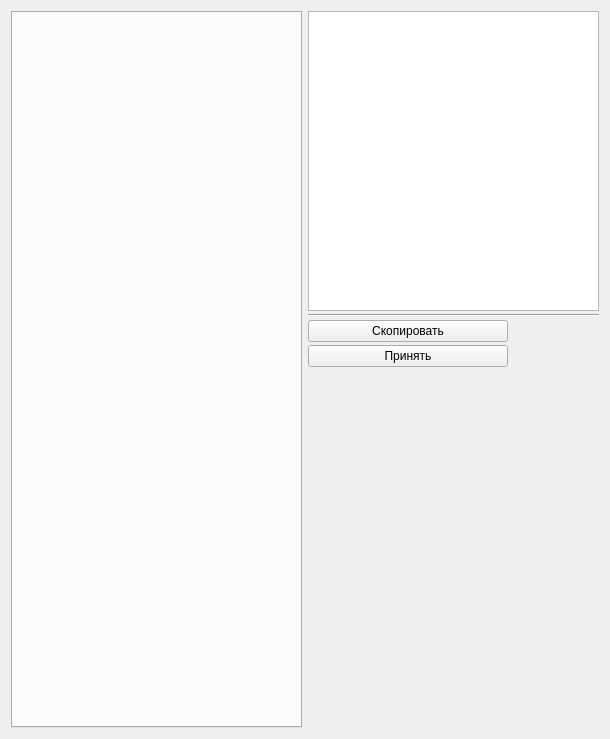
<?xml version="1.0" encoding="UTF-8"?>
<ui version="4.0">
 <class>ffWidget</class>
 <widget class="QWidget" name="ffWidget">
  <property name="geometry">
   <rect>
    <x>0</x>
    <y>0</y>
    <width>610</width>
    <height>739</height>
   </rect>
  </property>
  <property name="windowTitle">
   <string>ForecastFormWidget</string>
  </property>
  <property name="layoutDirection">
   <enum>Qt::LeftToRight</enum>
  </property>
  <property name="autoFillBackground">
   <bool>true</bool>
  </property>
  <layout class="QHBoxLayout" name="mainLayout">
   <item>
    <widget class="QTabWidget" name="mainTabWidget">
     <property name="currentIndex">
      <number>-1</number>
     </property>
    </widget>
   </item>
   <item>
    <layout class="QVBoxLayout" name="forTextLayout">
     <property name="spacing">
      <number>3</number>
     </property>
     <item>
      <widget class="QPlainTextEdit" name="resultTextEdit">
       <property name="sizePolicy">
        <sizepolicy hsizetype="MinimumExpanding" vsizetype="MinimumExpanding">
         <horstretch>0</horstretch>
         <verstretch>0</verstretch>
        </sizepolicy>
       </property>
       <property name="maximumSize">
        <size>
         <width>300</width>
         <height>300</height>
        </size>
       </property>
       <property name="readOnly">
        <bool>true</bool>
       </property>
      </widget>
     </item>
     <item>
      <widget class="Line" name="line">
       <property name="orientation">
        <enum>Qt::Horizontal</enum>
       </property>
      </widget>
     </item>
     <item>
      <widget class="QPushButton" name="copyButton">
       <property name="maximumSize">
        <size>
         <width>200</width>
         <height>16777215</height>
        </size>
       </property>
       <property name="toolTip">
        <string>Скопировать</string>
       </property>
       <property name="text">
        <string>Скопировать</string>
       </property>
       <property name="icon">
        <iconset>
         <normalon>:/meteo/icons/tools/copy.png</normalon>
        </iconset>
       </property>
      </widget>
     </item>
     <item>
      <widget class="QPushButton" name="submitButton">
       <property name="maximumSize">
        <size>
         <width>200</width>
         <height>16777215</height>
        </size>
       </property>
       <property name="toolTip">
        <string>Принять</string>
       </property>
       <property name="text">
        <string>Принять</string>
       </property>
       <property name="icon">
        <iconset>
         <normalon>:/meteo/icons/ok.png</normalon>
        </iconset>
       </property>
      </widget>
     </item>
     <item>
      <spacer name="verticalSpacer">
       <property name="orientation">
        <enum>Qt::Vertical</enum>
       </property>
       <property name="sizeHint" stdset="0">
        <size>
         <width>20</width>
         <height>40</height>
        </size>
       </property>
      </spacer>
     </item>
    </layout>
   </item>
  </layout>
 </widget>
 <resources/>
 <connections/>
</ui>
